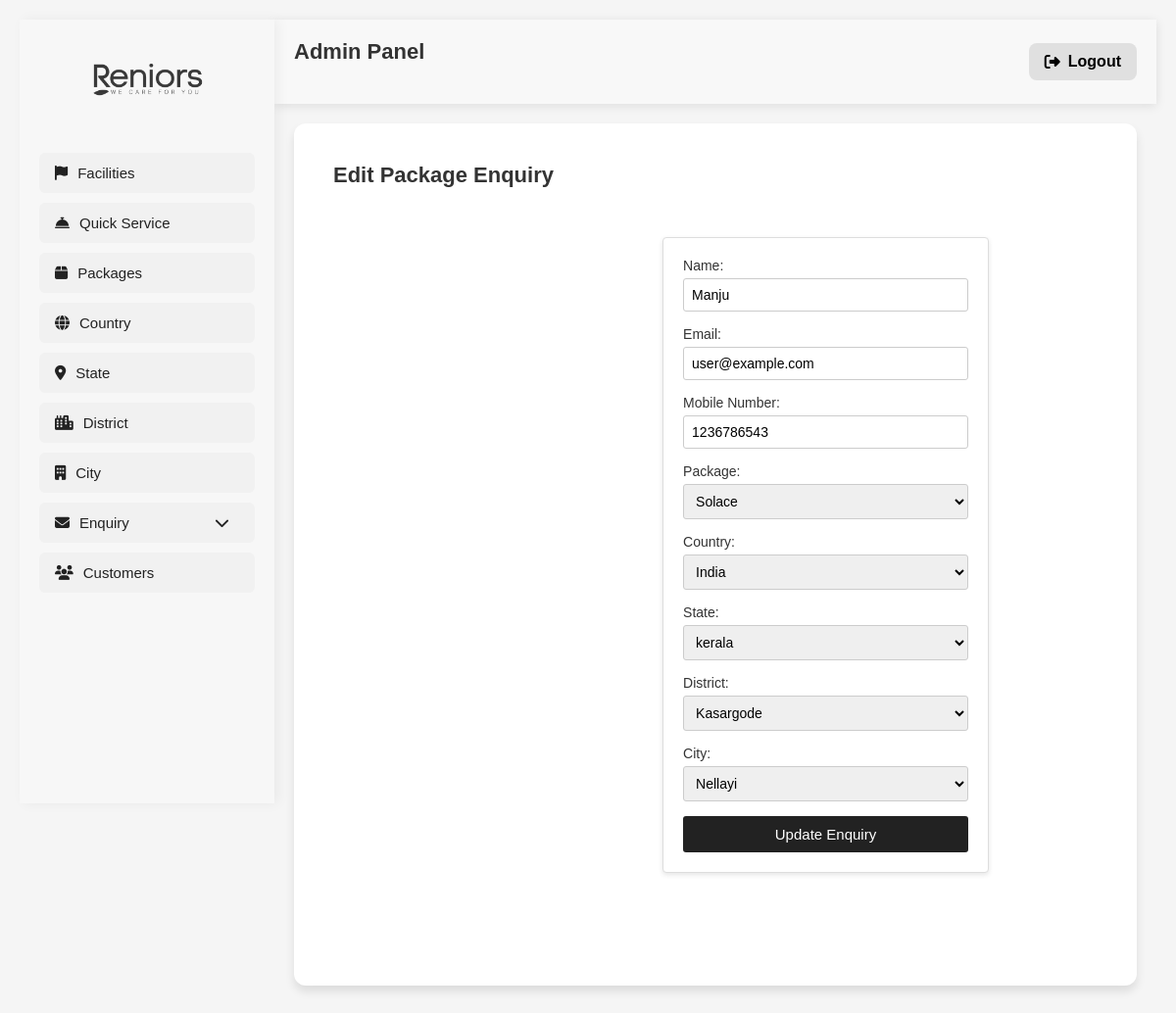
The app's page /package-enquiry/edit/4/ (signed in) with its own data.
### reniorsapp/models.py (models this page shows, shortened)
class PackageEnquiry(models.Model):
    name = models.CharField(max_length=255)
    email = models.EmailField()
    mobile_number = models.CharField(max_length=15)
    package = models.ForeignKey("Package", on_delete=models.CASCADE)
    country = models.ForeignKey(Country, on_delete=models.CASCADE, null=True, blank=True)
    state = models.ForeignKey(State, on_delete=models.CASCADE, null=True, blank=True)
    district = models.ForeignKey(District, on_delete=models.CASCADE, null=True, blank=True)
    city = models.ForeignKey(City, on_delete=models.CASCADE, null=True, blank=True)

class Package(models.Model):
    name = models.CharField(max_length=255,null=True, blank=True)
    details = models.TextField()
    price = models.DecimalField(max_digits=10, decimal_places=2)

class Country(models.Model):
    name = models.CharField(max_length=255, null=True, blank=True)

class State(models.Model):
    name = models.CharField(max_length=255, null=True, blank=True)

class District(models.Model):
    name = models.CharField(max_length=255, null=True, blank=True)

class City(models.Model):
    name = models.CharField(max_length=255, null=True, blank=True)

### reniorsapp/views.py (the view, shortened to what this page needs)
# urls.py: path("package-enquiry/edit/<int:enquiry_id>/", views.package_enquiry_edit, name="package_enquiry_edit"),
@admin_required
def package_enquiry_edit(request, enquiry_id):
    enquiry = get_object_or_404(PackageEnquiry, id=enquiry_id)
    packages = Package.objects.all()
    countries = Country.objects.all()
    states = State.objects.all()
    districts = District.objects.all()
    cities = City.objects.all()
    return render(request, "package_enquiry_form.html", {
        "enquiry": enquiry,
        "packages": packages,
        "countries": countries,
        "states": states,
        "districts": districts,
        "cities": cities
    })

### reniorsapp/views.py (called while the page is built)
def admin_required(view_func):
    @wraps(view_func)
    def _wrapped_view(request, *args, **kwargs):
        if not request.session.get('admin_logged_in', False):
            return redirect('admin_login')  # Redirect to login if not authenticated
        return view_func(request, *args, **kwargs)
    return _wrapped_view

### reniorsapp/templates/package_enquiry_form.html (shortened to what this page needs)
{% extends "adminpannel.html" %}
{% load static %}
{% block content %}
<div class="container mt-4">
    <h2>{% if enquiry %}Edit{% else %}Add{% endif %} Package Enquiry</h2>
    <form method="POST">
        <label>Name:</label>
        <input type="text" name="name" value="{% if enquiry %}{{ enquiry.name }}{% endif %}" required>
        <label>Email:</label>
        <input type="email" name="email" value="{% if enquiry %}{{ enquiry.email }}{% endif %}" required>
        <label>Mobile Number:</label>
        <input type="text" name="mobile_number" value="{% if enquiry %}{{ enquiry.mobile_number }}{% endif %}" required>
        <label>Package:</label>
        <select name="package" required>
            {% for package in packages %}
                <option value="{{ package.id }}" {% if enquiry and enquiry.package.id == package.id %}selected{% endif %}>{{ package.name }}</option>
            {% endfor %}
        </select>
        <label>Country:</label>
        <select name="country">
            {% for country in countries %}
                <option value="{{ country.id }}" {% if enquiry and enquiry.country.id == country.id %}selected{% endif %}>{{ country.name }}</option>
            {% endfor %}
        </select>
        <label>State:</label>
        <select name="state">
            {% for state in states %}
                <option value="{{ state.id }}" {% if enquiry and enquiry.state.id == state.id %}selected{% endif %}>{{ state.name }}</option>
            {% endfor %}
        </select>
        <label>District:</label>
        <select name="district">
            {% for district in districts %}
                <option value="{{ district.id }}" {% if enquiry and enquiry.district.id == district.id %}selected{% endif %}>{{ district.name }}</option>
            {% endfor %}
        </select>
        <label>City:</label>
        <select name="city">
            {% for city in cities %}
                <option value="{{ city.id }}" {% if enquiry and enquiry.city.id == city.id %}selected{% endif %}>{{ city.name }}</option>
            {% endfor %}
        </select>
        <button type="submit">{% if enquiry %}Update{% else %}Add{% endif %} Enquiry</button>
    </form>
</div>
{% endblock %}

### reniorsapp/templates/adminpannel.html (style rules this page uses)
* { margin: 0; padding: 0; box-sizing: border-box; font-family: 'Poppins', sans-serif; }
body { display: flex; min-height: 100vh; background-color: #ffffff; color: #000000; align-items: flex-start; }
.container { display: flex; width: 100%; min-height: 100vh; flex-wrap: nowrap; }

### reniorsapp/templates/package_enquiry_form.html (style rules this page uses)
body { font-family: Arial, sans-serif; background-color: #f5f5f5; margin: 0; padding: 20px; }
h2 { font-size: 22px; font-weight: 600; margin-bottom: 20px; color: #333; }
form { max-width: 700px; margin: auto; padding: 20px; background: #fff; border-radius: 4px; box-shadow: 0 2px 5px rgba(0, 0, 0, 0.1); border: 1px solid #ddd; }
label { font-weight: 500; display: block; margin-bottom: 5px; font-size: 14px; color: #333; }
input, select { width: 100%; padding: 8px; margin-bottom: 15px; border: 1px solid #ccc; border-radius: 3px; font-size: 14px; box-sizing: border-box; }
button { background-color: #222; color: white; border: none; padding: 10px; width: 100%; border-radius: 3px; cursor: pointer; font-size: 15px; font-weight: 500; transition: 0.3s ease; }

### records on screen
PackageEnquiry: name "Manju", email "user@example.com", mobile_number "1236786543", package "Solace", country "India", state "kerala", district "Kasargode", city "Nellayi"
